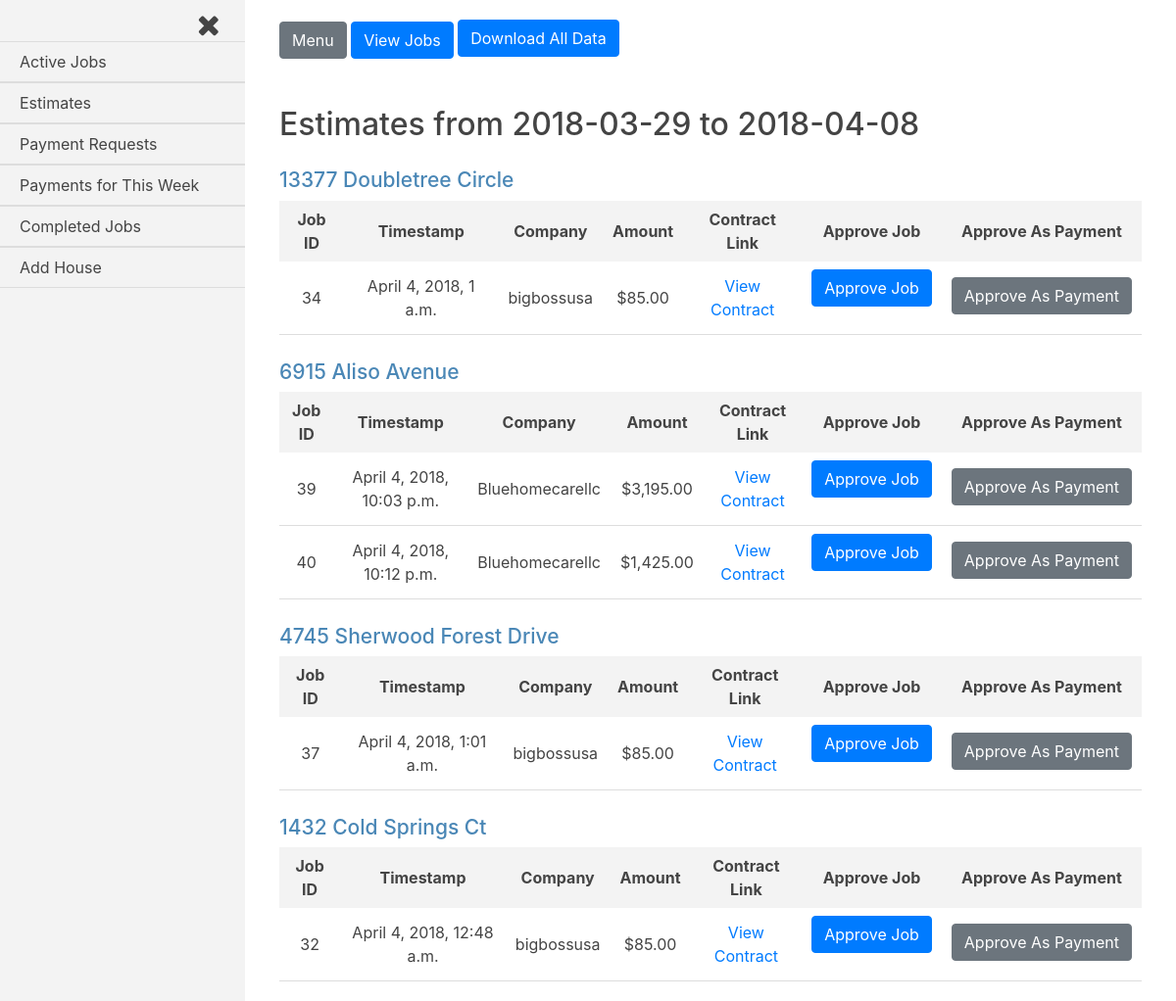
Before: /jobs_admin/proposed_jobs (signed in) with the older database file.
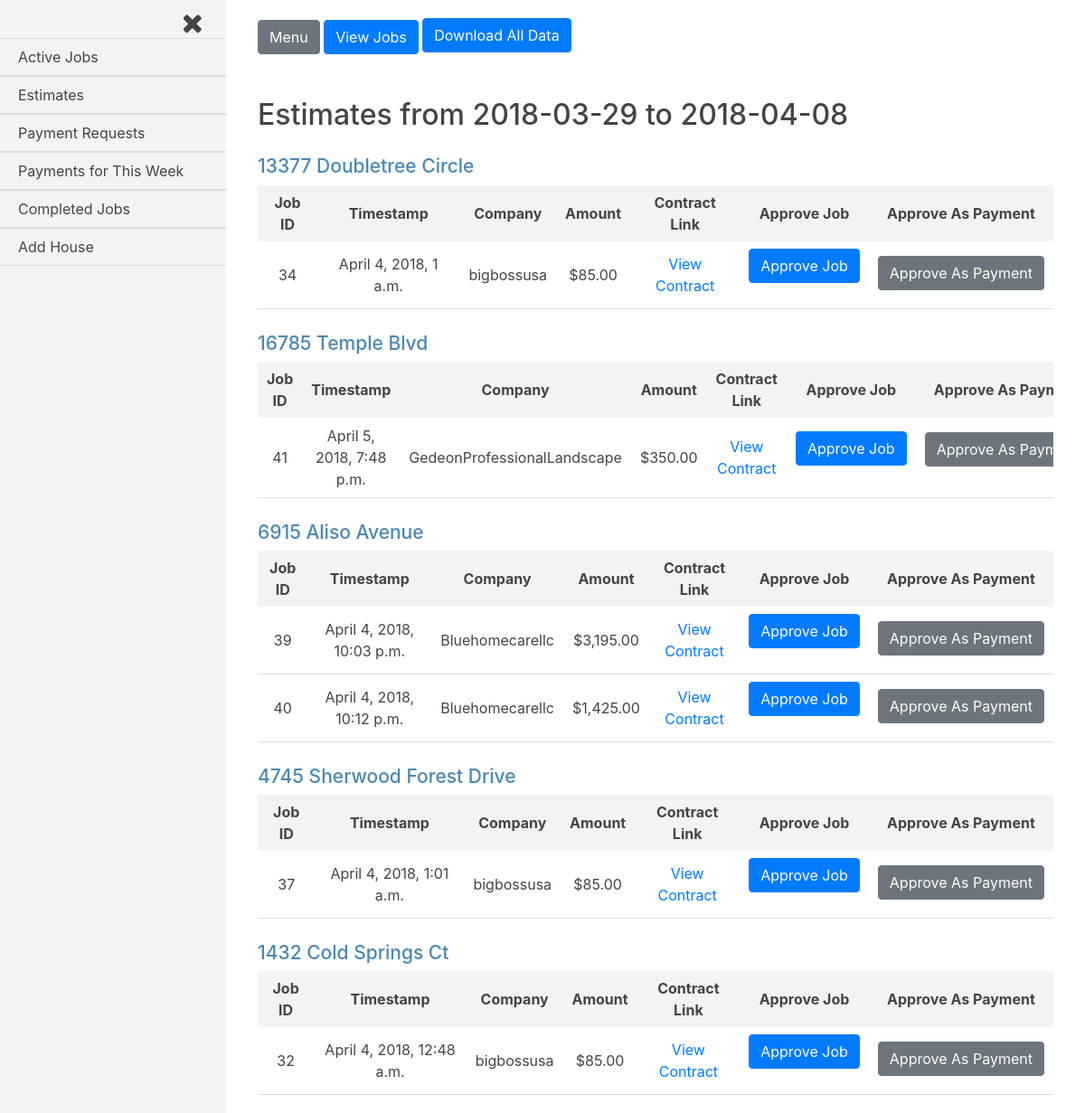
After: the same page with the newer database file.
### jobs/models.py (models this page shows, shortened)
class House(models.Model):
    address = models.CharField(max_length=250)
    companies = models.ManyToManyField(settings.AUTH_USER_MODEL, through='Current_Worker')
    proposed_jobs = models.BooleanField(default=False)
    pending_payments = models.BooleanField(default=False)
    payment_history = models.BooleanField(default=False)
    completed_jobs = models.BooleanField(default=False)
    customer = models.ForeignKey(settings.AUTH_USER_MODEL, on_delete=models.CASCADE, related_name='customer_house')
    def __str__(self):
        return self.address

class Job(models.Model):
    house = models.ForeignKey(House, on_delete=models.CASCADE)
    company = models.ForeignKey(settings.AUTH_USER_MODEL, on_delete=models.CASCADE)
    start_amount = models.DecimalField(max_digits=8, decimal_places=2, default=0.00)
    start_date = models.DateTimeField(auto_now_add=True, blank=True)
    total_paid = models.DecimalField(max_digits=8, decimal_places=2, default=0.00)
    approved = models.BooleanField(default=False)
    def generate_filename(self, filename):
        file_path = 'uploads/{}/{}'.format(str(self.house.address), str(filename))
        return file_path
    document_link = models.FileField(upload_to=generate_filename)
    balance_amount = models.DecimalField(max_digits=8, decimal_places=2, default=0.00)

### jobs_admin/views.py (the view)
@user_passes_test(customer_and_staff_check, login_url='/accounts/login/')
def proposed_jobs(request):
    current_user = request.user
    customer = Customer(current_user)
    customer = customer.is_customer_staff()
    houses = customer.proposed_jobs_houses()
    jobs = customer.proposed_jobs()
    start_week = str(Customer.start_week.date())
    today = str(Customer.today.date())
    change_job_status_form = Change_Job_Status()
    approve_as_payment_form = Approve_As_Payment()
    template = loader.get_template('jobs_admin/proposed_jobs.html')
    context = {
        'houses': houses,
        'jobs': jobs,
        'current_user': current_user,
        'change_job_status_form': change_job_status_form,
        'approve_as_payment_form': approve_as_payment_form,
        'start_week': start_week,
        'today': today
    }
    if request.method == 'POST':
        if request.POST.get('change-job-status'):
            change_job_status_form = Change_Job_Status(request.POST)
            if change_job_status_form.is_valid():
                job_id = int(request.POST.get('job_id'))
                address = str(request.POST.get('job_house'))
                house = House.objects.get(address=address)
                job = Job.objects.get(pk=job_id)
                job.approved=True
                job.save()
                """add the user as a current worker on the house OR update current to True if they
                were a current worker OR do nothing if they are already active"""
                was_current = Current_Worker.objects.filter(house=house, company=job.company, current=False)
                is_current = Current_Worker.objects.filter(house=house, company=job.company, current=True)
                if was_current:
                    was_current[0].update(current=True)
                elif is_current:
                    pass
                else:
                    Current_Worker(house=house, company=job.company, current=True).save()
                """If the house has no more proposed jobs for the current week,
                set proposed_jobs=False
                AND if there were any requested payments because the job was previously approved,
                set pending=payments=True for the house"""
                jobs = Job.objects.filter(house=house, approved=False, start_date__range=[Customer.start_week, Customer.today])
                requested_payments = Request_Payment.objects.filter(house=house, job=job, approved=False)
                if not jobs:
                    house.proposed_jobs=False
                    house.save(update_fields=['proposed_jobs'])
                if requested_payments:
                    house.pending_payments=True
                    house.save(update_fields=['pending_payments'])
                return redirect('/jobs_admin/proposed_jobs')
        elif request.POST.get('approve-as-payment'):
            approve_as_payment_form = Approve_As_Payment(request.POST)
            if approve_as_payment_form.is_valid():
                job_id = int(request.POST.get('job_id'))
                address = request.POST.get('job_house')
                submit_date = request.POST.get('submit_date')
                amount = float(request.POST.get('amount'))
                job = Job.objects.get(pk=job_id)
                house = House.objects.get(address=address)
                Request_Payment.objects.create(job=job, submit_date=submit_date, house=house, amount=amount, approved=True)
                total_paid = float(job.total_paid)
                job.total_paid = total_paid + amount
                job.balance_amount = job.balance
                job.approved = True
                job.save()
                if job.balance <= 0:
                    house.completed_jobs = True
                    house.save()
                return redirect('/jobs_admin/proposed_jobs')
    else:
        change_job_status_form = Change_Job_Status()
        approve_as_payment_form = Approve_As_Payment()
    return HttpResponse(template.render(context, request))

### jobs_admin/forms.py
class Change_Job_Status(ModelForm, forms.Form):
    class Meta:
        model = Job
        exclude = ['house', 'company', 'start_amount', 'start_date', 'total_paid', 'document_link', 'approved', 'balance_amount']

class Approve_As_Payment(forms.Form):
    pass

### customer_register/customer.py (called while the page is built)
    def current_two_week_results(self, houses, queryset, model, update_field={}, **kwargs):
        result_queryset = []
        for h in houses.iterator():
            for q in queryset.iterator():
                if q.house == h:
                    query_set_check = model.objects.filter(house=h, **kwargs)
                    if query_set_check:
                        setattr(h, list(update_field.keys())[0], list(update_field.values())[0][0])
                        h.save(update_fields=[list(update_field.keys())[0]])
                        result_queryset.append(h)
                        break
                    else:
                        setattr(h, list(update_field.keys())[0], list(update_field.values())[0][1])
                        h.save(update_fields=[list(update_field.keys())[0]])
        return result_queryset

    def houses(self):
        return House.objects.filter(customer=self.customer)

### jobs_admin/templates/jobs_admin/proposed_jobs.html (shortened to what this page needs)
{% extends 'base_login_admin.html' %}
{% load humanize %}
{% load static %}
{% load jobs_admin_group_check %}
{% block content %}
<h2>Estimates from {{start_week}} to {{today}}</h2>
{% for house in houses %}
<div class="job-container">
  <div class="house">
    <h3 class="house-address">{{house.address}}</h3>
  </div>
  <table class="job-summary">
    <tr class="job-headings">
      <th>Job ID</th>
      <th>Timestamp</th>
      <th>Company</th>
      <th>Amount</th>
      <th>Contract Link</th>
      {% if current_user|in_group:'Customers' %}
      <th>Approve Job</th>
      <th>Approve As Payment</th>
      {% endif %}
    </tr>
    {% for job in jobs %}
      {% if job.house.address == house.address %}
    <tr class="job-info">
      <td>{{job.id}}</td>
      <td>{{job.start_date}}</td>
      <td>{{job.company}}</td>
      <td>${{job.start_amount|intcomma}}</td>
      <td><a rel="noopener noreferrer" target="_blank" href="{{job.document_link.url}}">View Contract</a></td>
      {% if current_user|in_group:'Customers' %}
      <td>
        <form class="change-job-status-form" action="" method="post">
          <input class="btn btn-primary change-job-status" type="submit" name="change-job-status" value="Approve Job">
        </form>
      </td>
      <td>
        <form class="approve-as-payment-form" action="" method="post">
          <input class="btn btn-secondary approve-as-payment" type="submit" name="approve-as-payment" value="Approve As Payment">
        </form>
      </td>
      {% endif %}
    </tr>
      {% endif %}
    {% endfor %}
  </table>
</div>
{% endfor %}
{% endblock content %}

Changed rows visible on the page:
now on this page (row edited): House: address "16785 Temple Blvd"
added Job: id "41", start_date "April 5, 2018, 7:48 p.m.", company "GedeonProfessionalLandscape", start_amount "350.00", shown under "16785 Temple Blvd"
